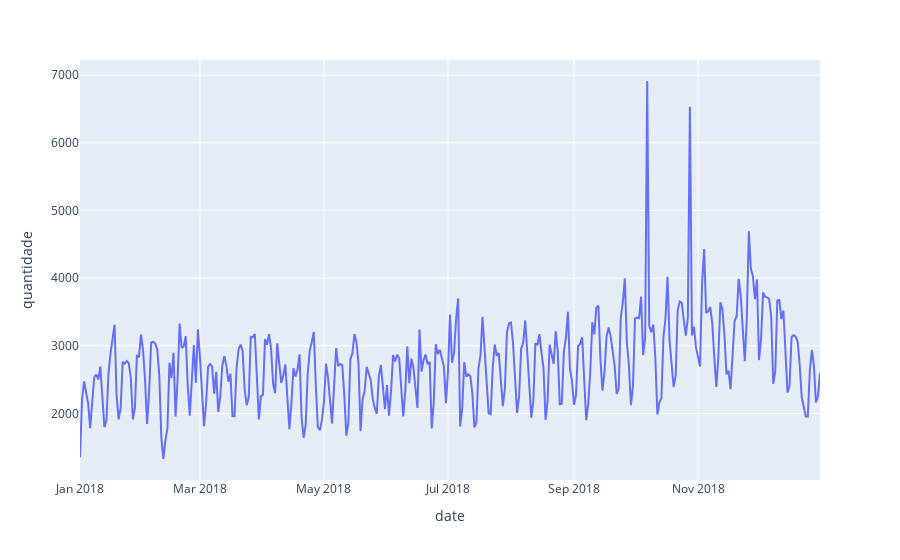

The code cell stored with this chart in its notebook:
### Code cell
fig = px.line(data_frame=frequency, y='quantidade', x='date')
fig

### Figure 1 — Plotly figure (JSON) as saved in the notebook; plotly's stock layout.template omitted (floating-point values rounded to 4 significant figures; data arrays with more than 128 entries replaced by an {"elided": "..."} marker saying what was removed)
{"data": [{"hovertemplate": "date=%{x}<br>quantidade=%{y}<extra></extra>", "legendgroup": "", "line": {"color": "#636efa", "dash": "solid"}, "mode": "lines", "name": "", "orientation": "v", "showlegend": false, "type": "scatter", "x": {"elided": "365 str values"}, "xaxis": "x", "y": {"elided": "365 int values"}, "yaxis": "y"}], "layout": {"legend": {"tracegroupgap": 0}, "margin": {"t": 60}, "xaxis": {"anchor": "y", "domain": [0, 1], "title": {"text": "date"}}, "yaxis": {"anchor": "x", "domain": [0, 1], "title": {"text": "quantidade"}}}}
